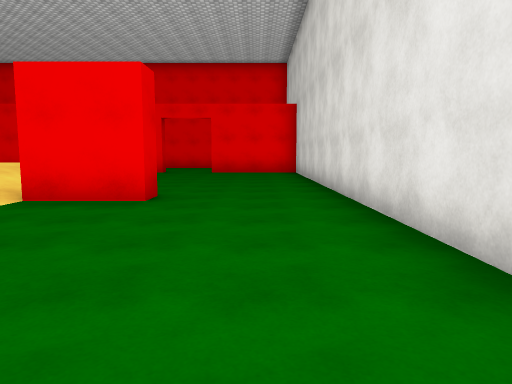
view 1 (above)

17 first-person views from a walk through a Unity game level. The camera is 1.4 m above the floor, tilts 6° down and sees 70° across. The floor is counted in squares, 2 m on a side. Each view is taken from the middle of a square. On the plan, view 1 faces up. The plan holds only what a view shows up to about 11 squares ahead; the rest is blank. Some animated figures are not drawn. Surface patterns are stand-ins for the level's own textures.

view 2
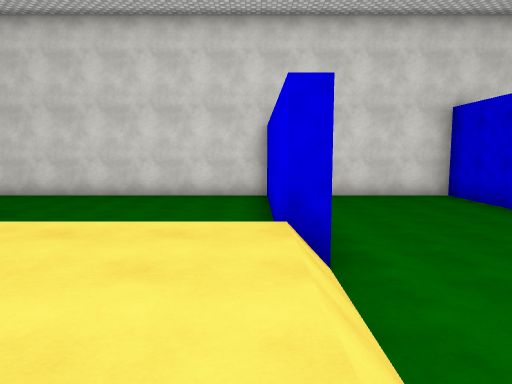

view 3
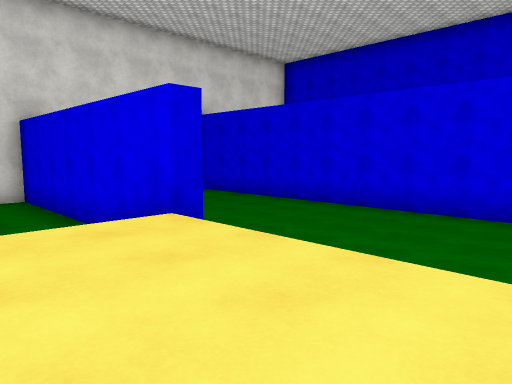

view 4
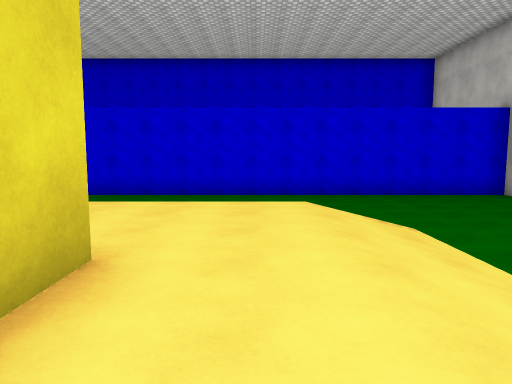

view 5
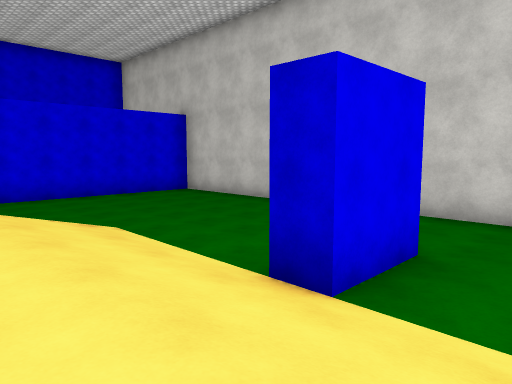

view 6
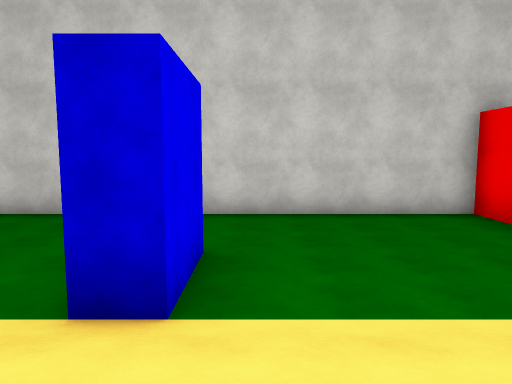

view 7
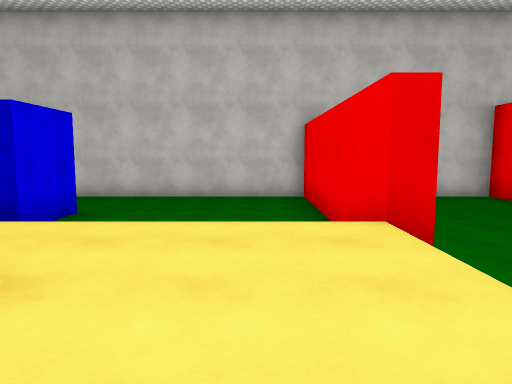

view 8
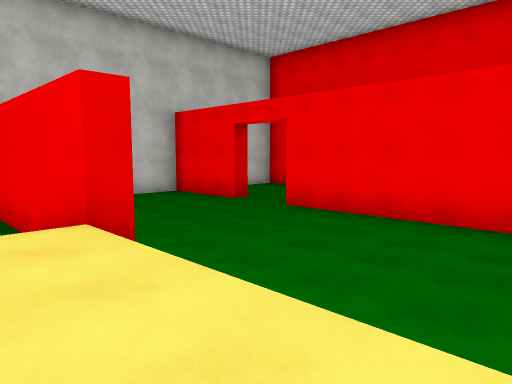

view 9
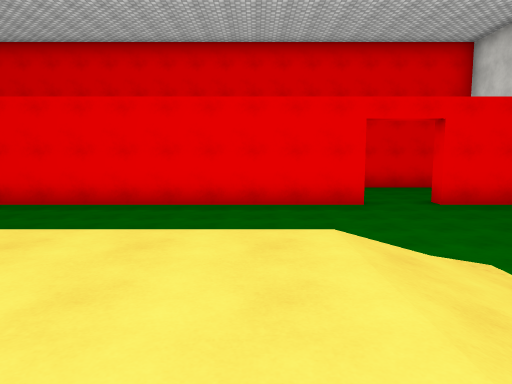

view 10
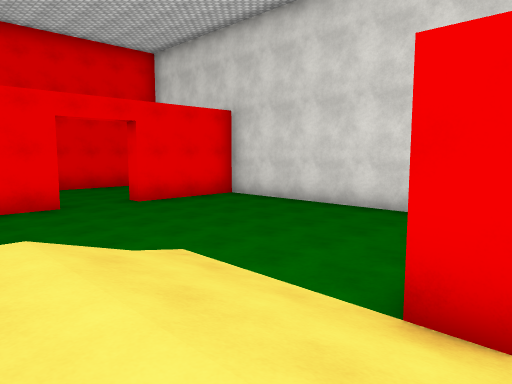

view 11
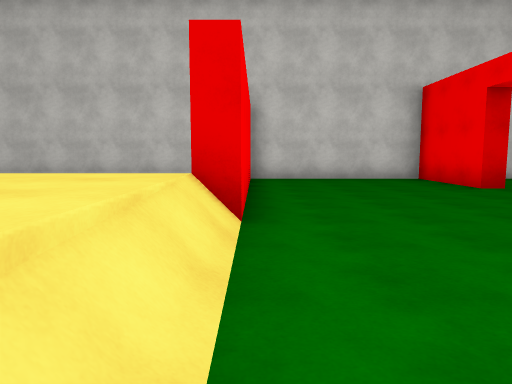

view 12
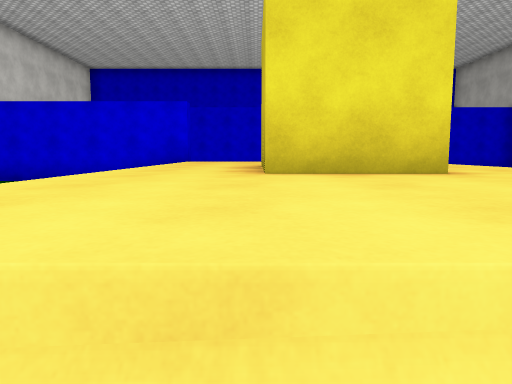

view 13
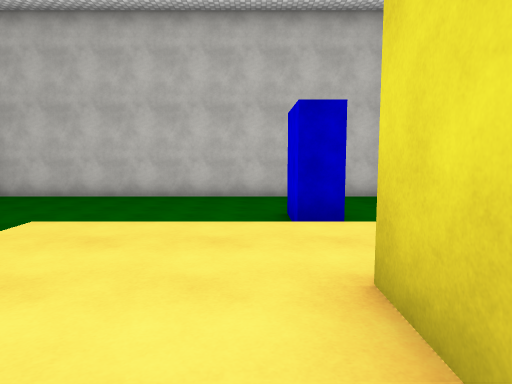

view 14
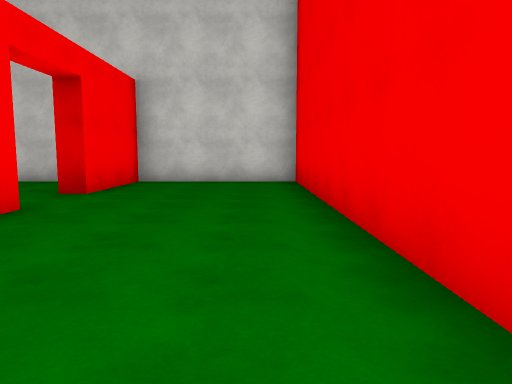

view 15
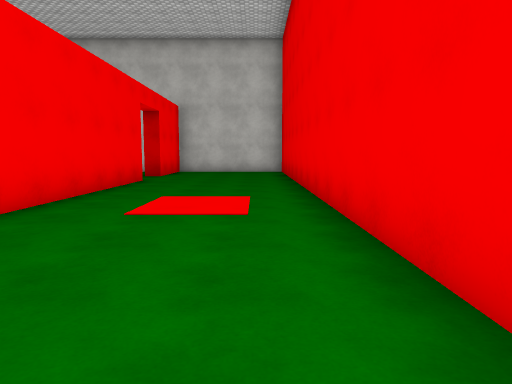

view 16
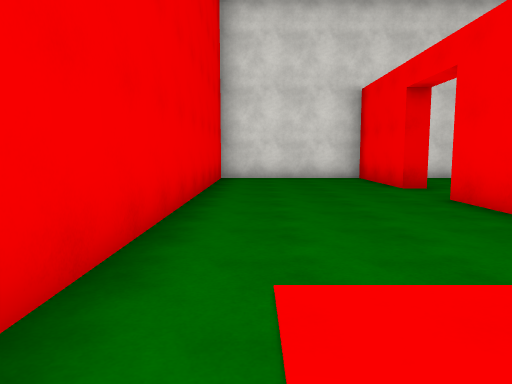

view 17
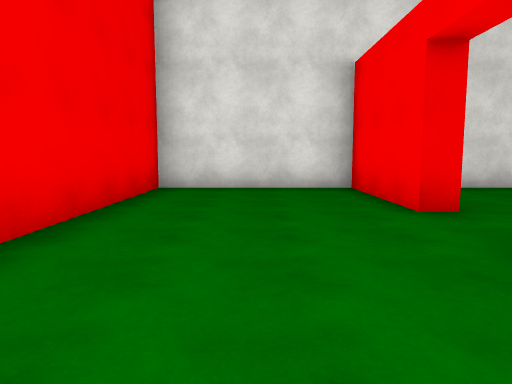

### Floor plan
Key: @ floor where view 1 was taken; # wall or solid block; . main floor; : floor 1 m higher than the main floor; / step, stairs or slope; ^ raised ledge.
Columns run from 18 left of view 1 to 2 right of it. Each row starts with its distance up from view 1.
 18 #####################
 17 #...................#
 16 #...................#
 15 #...................#
 14 ####..#########..####
 13 #...................#
 12 #...................#
 11 #...................#
 10 #........... .......#
  9 #......./...  ......#
  8 ########::::://.....#
  7 #..... /::::://.....#
  6 #.....//::::://##...#
  5 #.....//:#^#://.....#
  4 #.....//:# #:/ .....#
  3 #...##//:###:/ .....#
  2 #.....//:::::/ .....#
  1 #.....//:::::/ .....#
  0 #.....//::::://...@.#
 -1 #......    ..########
 -2 #......   ..........#
 -3 #......   ..........#
 -4 #...................#
 -5 #...................#
 -6 #####################

Where each view was taken, in squares from view 1:
view 1: 0 up, 0 right, facing up
view 2: 0 up, 9 left, facing right
view 3: 2 up, 9 left, facing down-right
view 4: 5 up, 10 left, facing down
view 5: 5 up, 10 left, facing down-left
view 6: 4 up, 10 left, facing left
view 7: 7 up, 7 left, facing left
view 8: 7 up, 7 left, facing up-left
view 9: 5 up, 6 left, facing up
view 10: 5 up, 6 left, facing up-right
view 11: 9 up, 7 left, facing left
view 12: 9 up, 7 left, facing down
view 13: 2 up, 7 left, facing left
view 14: 17 up, 8 left, facing left
view 15: 17 up, 3 left, facing left
view 16: 17 up, 9 left, facing right
view 17: 16 up, 6 left, facing right
